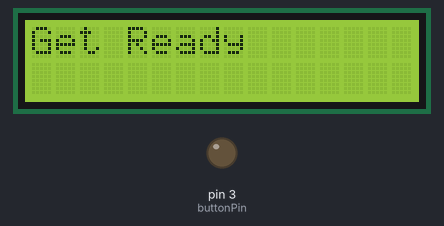
This sketch was run on a simulated Arduino Uno, built with avr-gcc and run on an emulated ATmega328P. Shown: 16×2 character LCD, output pins drawn as LEDs (lit = HIGH). Random numbers use the default seed unless the sketch sets one.

Above: at 0.3 s.
At 57.48 s:
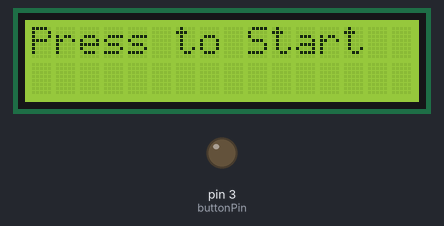
At 124.0 s:
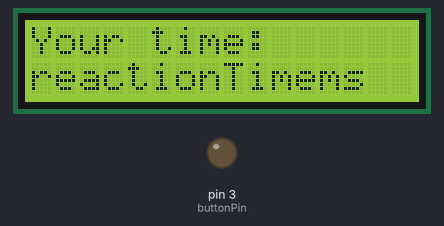

The sketch:

20250401112525_sketch_apr1a.ino
```cpp
#include <LiquidCrystal.h>

const int buttonPin = 3;
const int rs = 7, en = 8, d4 = 9, d5 = 10, d6 = 11, d7 = 12;

LiquidCrystal Icd(rs, en, d4, d5, d6, d7);


void setup() {
  // put your setup code here, to run once:
pinMode(buttonPin, 3);
Icd.begin(16,2);
Serial.begin(9600);
randomSeed(analogRead(0));
}

void loop() {
  // put your main code here, to run repeatedly:
Icd.clear();
Icd.print("Press to Start");

while (digitalRead(3) == HIGH) {}

delay(200);

reactionGame();
}

void reactionGame(){
Icd.clear();
Icd.print("Get Ready");

delay(random(3000, 6001));

Icd.clear();
Icd.print("Press fast");

unsigned long startTime = millis();
while(digitalRead(3) == HIGH){
}
unsigned long reactionTime = (millis()-startTime);

Icd.clear();
Icd.print("Your time:");
Icd.setCursor(0,1);
Icd.print("reactionTime");
Icd.print("ms");

delay(3000);

}
```

Measured:
- what the display in image 0 shows lasts 4.3 s, from 0.3 s to 4.6 s
- what the display in image 2 shows lasts 3.0 s, from 123.9 s to 126.9 s
